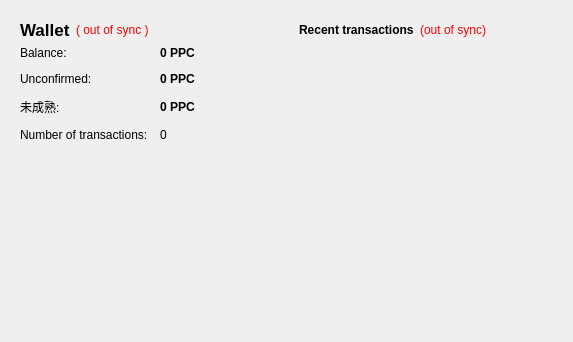
<?xml version="1.0" encoding="UTF-8"?>
<ui version="4.0">
 <class>OverviewPage</class>
 <widget class="QWidget" name="OverviewPage">
  <property name="geometry">
   <rect>
    <x>0</x>
    <y>0</y>
    <width>573</width>
    <height>342</height>
   </rect>
  </property>
  <property name="windowTitle">
   <string>Form</string>
  </property>
  <layout class="QHBoxLayout" name="horizontalLayout" stretch="1,1">
   <item>
    <layout class="QVBoxLayout" name="verticalLayout_2">
     <item>
      <widget class="QFrame" name="frame">
       <property name="frameShape">
        <enum>QFrame::NoFrame</enum>
       </property>
       <property name="frameShadow">
        <enum>QFrame::Raised</enum>
       </property>
       <layout class="QVBoxLayout" name="verticalLayout_4">
        <item>
         <layout class="QHBoxLayout" name="horizontalLayout_4">
          <item>
           <widget class="QLabel" name="label_5">
            <property name="font">
             <font>
              <pointsize>13</pointsize>
              <weight>75</weight>
              <bold>true</bold>
             </font>
            </property>
            <property name="whatsThis">
             <string/>
            </property>
            <property name="frameShape">
             <enum>QFrame::NoFrame</enum>
            </property>
            <property name="text">
             <string>Wallet</string>
            </property>
           </widget>
          </item>
          <item>
           <widget class="QLabel" name="labelWalletStatus">
            <property name="toolTip">
             <string>The displayed information may be out of date. Your wallet automatically synchronizes with the WorldTopCoin network after a connection is established, but this process has not completed yet.</string>
            </property>
            <property name="styleSheet">
             <string notr="true">QLabel { color: red; }</string>
            </property>
            <property name="text">
             <string notr="true">( out of sync )</string>
            </property>
            <property name="alignment">
             <set>Qt::AlignLeading|Qt::AlignLeft|Qt::AlignVCenter</set>
            </property>
           </widget>
          </item>
          <item>
           <spacer name="horizontalSpacer_2">
            <property name="orientation">
             <enum>Qt::Horizontal</enum>
            </property>
            <property name="sizeHint" stdset="0">
             <size>
              <width>40</width>
              <height>20</height>
             </size>
            </property>
           </spacer>
          </item>
         </layout>
        </item>
        <item>
         <layout class="QFormLayout" name="formLayout_2">
          <property name="fieldGrowthPolicy">
           <enum>QFormLayout::AllNonFixedFieldsGrow</enum>
          </property>
          <property name="horizontalSpacing">
           <number>12</number>
          </property>
          <property name="verticalSpacing">
           <number>12</number>
          </property>
          <item row="0" column="0">
           <widget class="QLabel" name="label">
            <property name="text">
             <string>Balance:</string>
            </property>
           </widget>
          </item>
          <item row="0" column="1">
           <widget class="QLabel" name="labelBalance">
            <property name="font">
             <font>
              <weight>75</weight>
              <bold>true</bold>
             </font>
            </property>
            <property name="cursor">
             <cursorShape>IBeamCursor</cursorShape>
            </property>
            <property name="toolTip">
             <string>Your current balance</string>
            </property>
            <property name="text">
             <string notr="true">0 PPC</string>
            </property>
            <property name="textInteractionFlags">
             <set>Qt::LinksAccessibleByMouse|Qt::TextSelectableByKeyboard|Qt::TextSelectableByMouse</set>
            </property>
           </widget>
          </item>
          <item row="1" column="0">
           <widget class="QLabel" name="label_3">
            <property name="text">
             <string>Unconfirmed:</string>
            </property>
           </widget>
          </item>
          <item row="1" column="1">
           <widget class="QLabel" name="labelUnconfirmed">
            <property name="font">
             <font>
              <weight>75</weight>
              <bold>true</bold>
             </font>
            </property>
            <property name="cursor">
             <cursorShape>IBeamCursor</cursorShape>
            </property>
            <property name="toolTip">
             <string>Total of transactions that have yet to be confirmed, and do not yet count toward the current balance</string>
            </property>
            <property name="text">
             <string notr="true">0 PPC</string>
            </property>
            <property name="textInteractionFlags">
             <set>Qt::LinksAccessibleByMouse|Qt::TextSelectableByKeyboard|Qt::TextSelectableByMouse</set>
            </property>
           </widget>
          </item>
          <item row="3" column="0">
           <widget class="QLabel" name="label_2">
            <property name="text">
             <string>Number of transactions:</string>
            </property>
           </widget>
          </item>
          <item row="3" column="1">
           <widget class="QLabel" name="labelNumTransactions">
            <property name="toolTip">
             <string>Total number of transactions in wallet</string>
            </property>
            <property name="text">
             <string notr="true">0</string>
            </property>
           </widget>
          </item>
          <item row="2" column="0">
           <widget class="QLabel" name="labelImmatureText">
            <property name="text">
             <string>未成熟:</string>
            </property>
           </widget>
          </item>
          <item row="2" column="1">
           <widget class="QLabel" name="labelImmature">
            <property name="font">
             <font>
              <weight>75</weight>
              <bold>true</bold>
             </font>
            </property>
            <property name="toolTip">
             <string>Mined balance that has not yet matured</string>
            </property>
            <property name="text">
             <string notr="true">0 PPC</string>
            </property>
            <property name="textInteractionFlags">
             <set>Qt::LinksAccessibleByMouse|Qt::TextSelectableByKeyboard|Qt::TextSelectableByMouse</set>
            </property>
           </widget>
          </item>
         </layout>
        </item>
       </layout>
      </widget>
     </item>
     <item>
      <spacer name="verticalSpacer">
       <property name="orientation">
        <enum>Qt::Vertical</enum>
       </property>
       <property name="sizeHint" stdset="0">
        <size>
         <width>20</width>
         <height>40</height>
        </size>
       </property>
      </spacer>
     </item>
    </layout>
   </item>
   <item>
    <layout class="QVBoxLayout" name="verticalLayout_3">
     <item>
      <widget class="QFrame" name="frame_2">
       <property name="frameShape">
        <enum>QFrame::NoFrame</enum>
       </property>
       <property name="frameShadow">
        <enum>QFrame::Raised</enum>
       </property>
       <layout class="QVBoxLayout" name="verticalLayout">
        <item>
         <layout class="QHBoxLayout" name="horizontalLayout_2">
          <item>
           <widget class="QLabel" name="label_4">
            <property name="text">
             <string>&lt;b&gt;Recent transactions&lt;/b&gt;</string>
            </property>
           </widget>
          </item>
          <item>
           <widget class="QLabel" name="labelTransactionsStatus">
            <property name="toolTip">
             <string>The displayed information may be out of date. Your wallet automatically synchronizes with the WorldTopCoin network after a connection is established, but this process has not completed yet.</string>
            </property>
            <property name="styleSheet">
             <string notr="true">QLabel { color: red; }</string>
            </property>
            <property name="text">
             <string notr="true">(out of sync)</string>
            </property>
            <property name="alignment">
             <set>Qt::AlignRight|Qt::AlignTrailing|Qt::AlignVCenter</set>
            </property>
           </widget>
          </item>
          <item>
           <spacer name="horizontalSpacer">
            <property name="orientation">
             <enum>Qt::Horizontal</enum>
            </property>
            <property name="sizeHint" stdset="0">
             <size>
              <width>40</width>
              <height>20</height>
             </size>
            </property>
           </spacer>
          </item>
         </layout>
        </item>
        <item>
         <widget class="QListView" name="listTransactions">
          <property name="styleSheet">
           <string notr="true">QListView { background: transparent; }</string>
          </property>
          <property name="frameShape">
           <enum>QFrame::NoFrame</enum>
          </property>
          <property name="verticalScrollBarPolicy">
           <enum>Qt::ScrollBarAlwaysOff</enum>
          </property>
          <property name="horizontalScrollBarPolicy">
           <enum>Qt::ScrollBarAlwaysOff</enum>
          </property>
          <property name="selectionMode">
           <enum>QAbstractItemView::NoSelection</enum>
          </property>
         </widget>
        </item>
       </layout>
      </widget>
     </item>
     <item>
      <spacer name="verticalSpacer_2">
       <property name="orientation">
        <enum>Qt::Vertical</enum>
       </property>
       <property name="sizeHint" stdset="0">
        <size>
         <width>20</width>
         <height>40</height>
        </size>
       </property>
      </spacer>
     </item>
    </layout>
   </item>
  </layout>
 </widget>
 <resources/>
 <connections/>
</ui>
